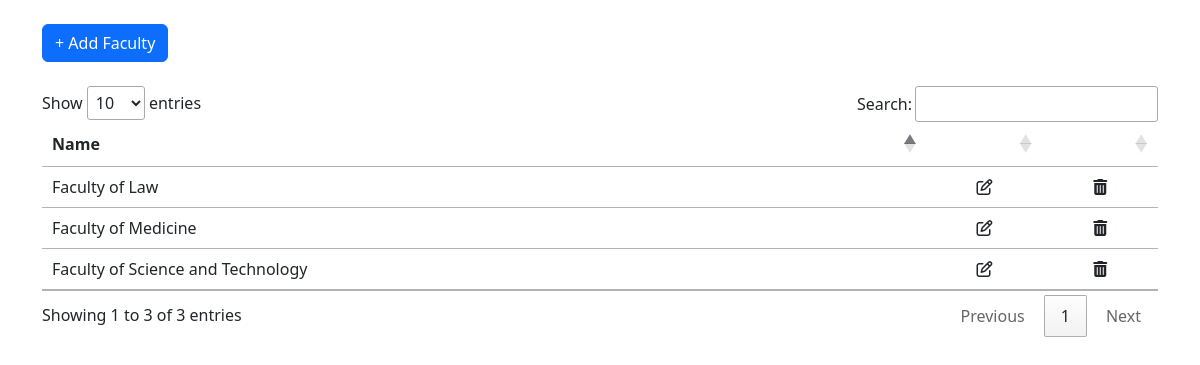
Screenshot of /faculty with the database file from the repository.
### app/models/faculty.py (models this page shows, shortened)
class Faculty(db.Model):
    id = db.Column(db.Integer, primary_key=True)
    name = db.Column(db.String, unique=True, nullable=False)

### app/views/admin/faculty.py (the view)
@admin_blueprint.route("/faculty", methods=["GET"])
def faculty():
    all_faculties = Faculty.query.all()
    data = {
        'all_faculties': all_faculties,
    }
    return render_template("admin/faculty.html", **data )

### app/templates/admin/faculty.html (shortened to what this page needs)
{% extends "template.html" %}
{% block content %}
<div class="container">
    <button type="button" class="btn btn-primary my-4" data-bs-toggle="modal" data-bs-target="#facultyModal">
        + Add Faculty
    </button>
    <table id="facultyTable" class="table">
        <thead class="thead-dark">
            <th>Name</th>
            <th></th>
            <th></th>
        </thead>
        <tbody>
            {% for faculty in all_faculties %}
            <tr>
                <td>{{ faculty.name }}</td>
                <td class="text-center">
                    <i class="fa fa-edit" data-bs-toggle="modal" data-bs-target="#editFacultyModal{{faculty.id}}"></i>
                </td>
                <td class="text-center">
                    <i class="fa fa-trash" data-bs-toggle="modal" data-bs-target="#deleteModal{{faculty.id}}"></i>
                </td>
            </tr>
            {% endfor %}
        </tbody>
    </table>
</div>
{% endblock %}

### app/static/css/style.css (style rules this page uses)
* { box-sizing: border-box; }

### rows the page displays
Faculty: name "Faculty of Science and Technology"
Faculty: name "Faculty of Law"
Faculty: name "Faculty of Medicine"
